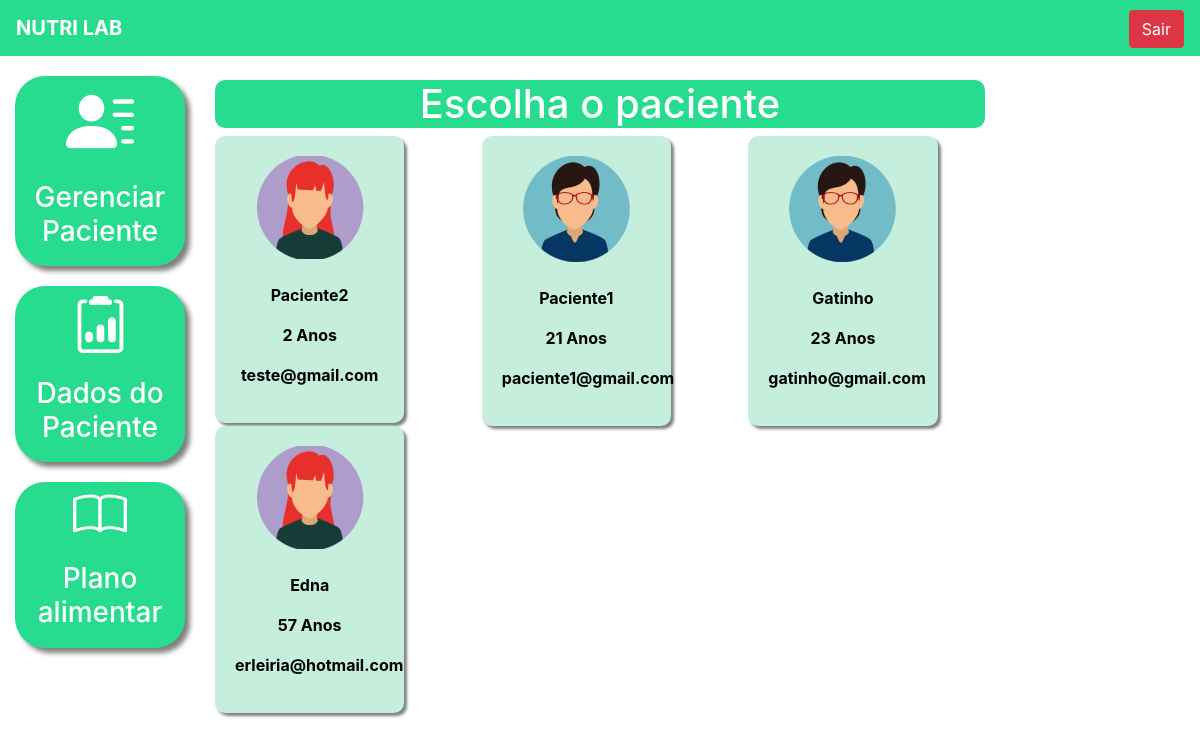
The app's page /patient_data/ (signed in), older data.
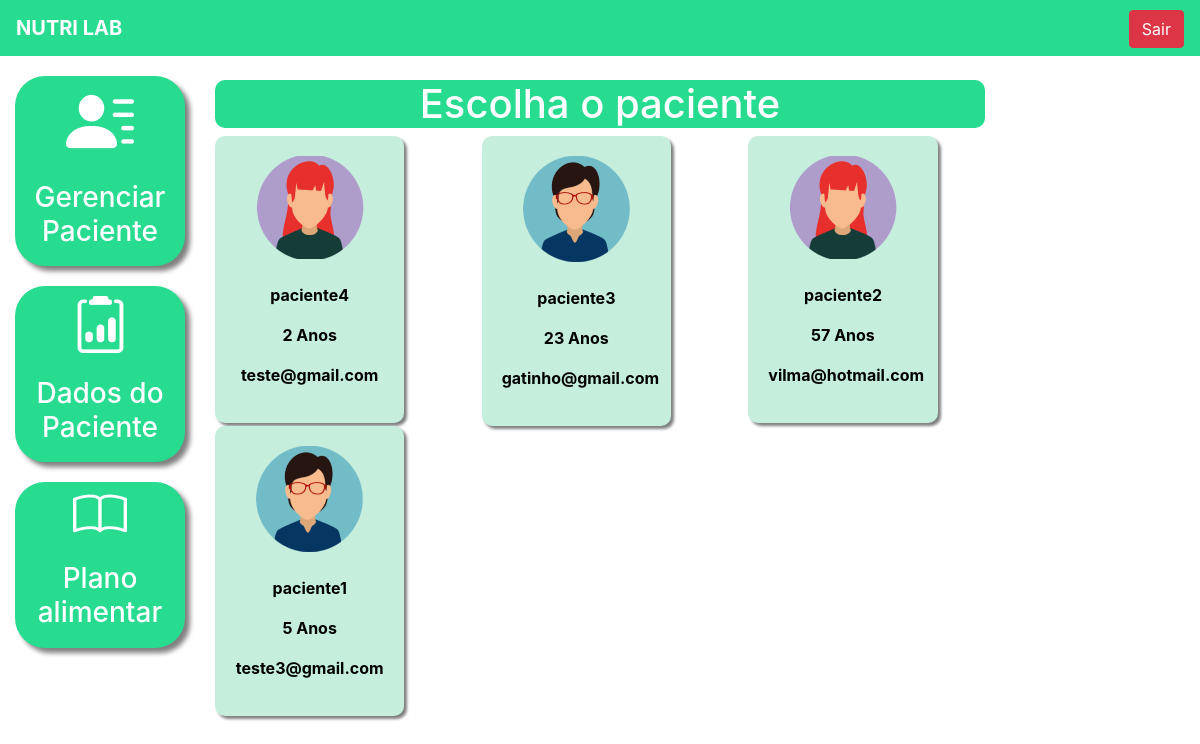
The same page, newer data.
### main/models.py (models this page shows, shortened)
class Pacientes(models.Model):
    choices_sexo = (('F', 'Feminino'),
                    ('M', 'Maculino'))
    nome = models.CharField(max_length=50)
    sexo = models.CharField(max_length=1, choices=choices_sexo)
    idade = models.IntegerField()
    email = models.EmailField()
    telefone = models.CharField(max_length=19)
    nutri = models.ForeignKey(User, on_delete=models.CASCADE)

### main/views.py (the view)
# urls.py: path('patient_data/', views.patient_data_list, name="patient_data_list"),
@login_required(login_url='/auth/login/')
def patient_data_list(request):
    if request.method == "GET":
        pacientes = Pacientes.objects.filter(nutri=request.user)
        return render(request, 'patient_data_list.html', {'pacientes': pacientes})

### main/templates/patient_data_list.html (shortened to what this page needs)
{% extends 'base_main.html' %}
{% load static %}
{% block 'main' %}
    <br>
		<h1 class="titulo">Escolha o paciente</h1>
    <div  class="row">
        {% for paciente in pacientes%}
            <div class="col-md-4">
                <a href="{% url 'patient_data' paciente.id %}" class="link-hover">
                    <div class="card-paciente">
                        <div class="foto-perfil">
                            {% if paciente.sexo == "M"%}
                                <img src="{% static 'main/img/perfil2.png' %}">
                            {% else %}
                                <img src="{% static 'main/img/perfil1.png' %}">
                            {% endif %}
                        </div>
                        <br>
                        <p class="dados">{{paciente.nome}}</p>
                        <p class="dados">{{paciente.idade}} Anos</p>
                        <p class="dados">{{paciente.email}}</p>
                    </div>
                </a>
            </div>
        {% endfor %}
    </div>
{% endblock%}

Row changes from the older to the newer data that the page shows:
removed Pacientes: nome "Paciente1", idade "21", email "paciente1@gmail.com"
changed Pacientes "teste@gmail.com": nome "Paciente2" → "paciente4"
changed Pacientes "gatinho@gmail.com": nome "Gatinho" → "paciente3"
changed Pacientes: nome "Edna" → "paciente2"; email "erleiria@hotmail.com" → "vilma@hotmail.com"
added Pacientes: nome "paciente1", idade "5", email "teste3@gmail.com"
